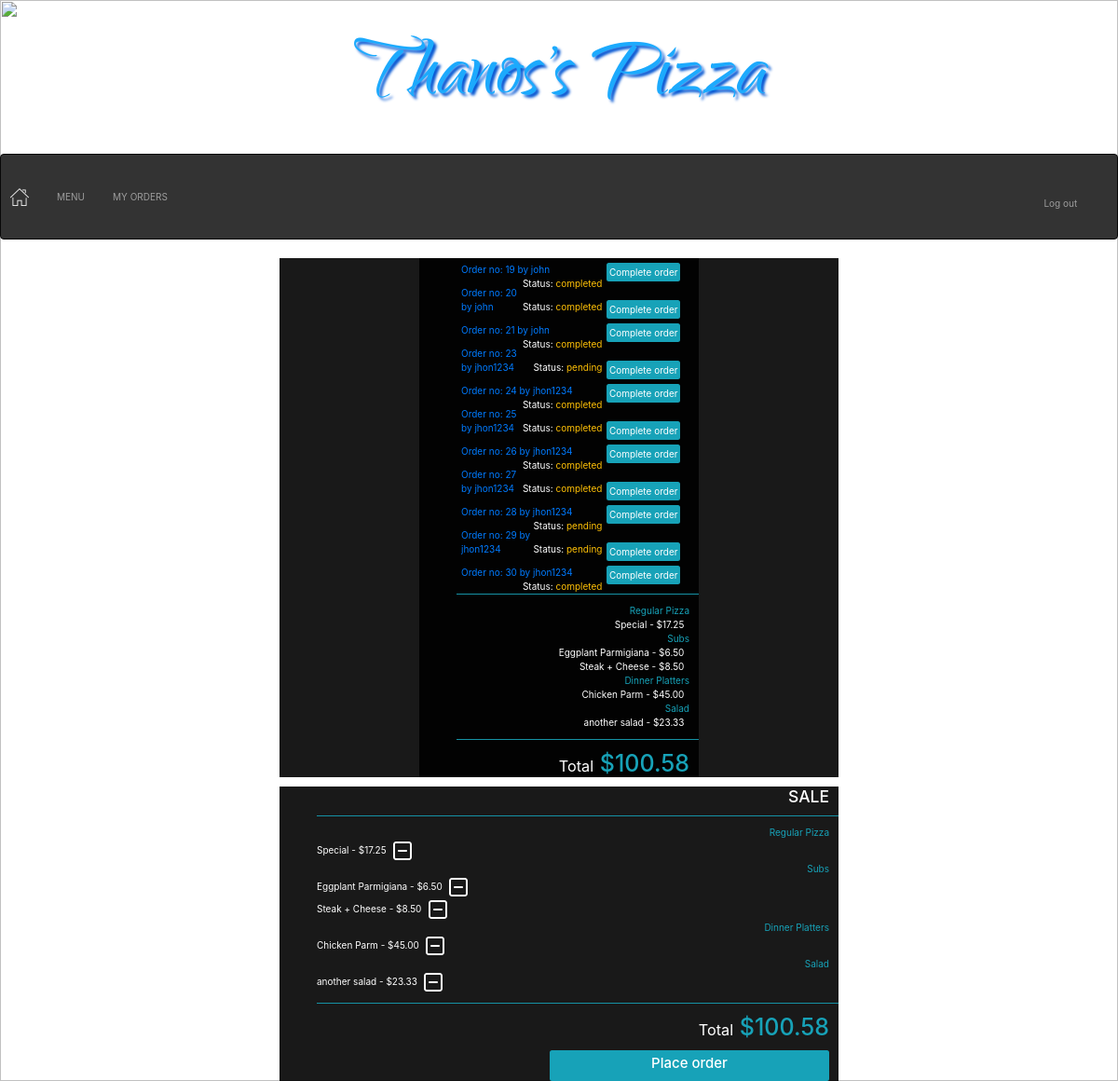
/orders_manager/john/19, run on the app's committed database.
### orders/models.py (models this page shows, shortened)
class User_order(models.Model):
    user=models.ForeignKey(User,on_delete=models.CASCADE)
    order_number=models.IntegerField()
    topping_allowance=models.IntegerField(default=0)
    status=models.CharField(max_length=64,default='initiated')

class Order2(models.Model):
    user=models.ForeignKey(User,on_delete=models.CASCADE)
    number=models.IntegerField()
    category=models.CharField(max_length=64,null=True)
    name=models.CharField(max_length=64)
    price=models.DecimalField(max_digits=4,decimal_places=2)
    def __str__(self):
        return f"{self.name} - ${self.price} "

### orders/views.py (the view)
# urls.py: path("orders_manager/<str:user>/<str:order_number>", views.orders_manager, name="orders_manager"),
def orders_manager(request,user,order_number):
    user=User.objects.get(username=user)
    context = {
        "Checkout":Order2.objects.filter(user=user,number=order_number),
        "Checkout_category":Order2.objects.filter(user=user,number=order_number).values_list('category').distinct(),
        "Total":list(Order2.objects.filter(user=user,number=order_number).aggregate(Sum('price')).values())[0],
        "user":request.user,
        "Category": Category.objects.all(),
        "Order_number":order_number,
        "All_orders":User_order.objects.exclude(status='initiated')
    }
    return render(request,"orders_manager.html",context)

### orders/models.py (called while the page is built)
    def __str__(self):
        return f"{self.name}"

### orders/templates/orders_manager.html
{% extends "layout.html" %}
{% block body%}
    <div id='my_orders_container' class='w-50 mx-auto'>
        <div class=' text-left pr-3'>
            <ul >
                {% for row in All_orders%}
                <li class='p-2' >
                    <a href="{% url 'orders_manager' row.user row.order_number  %}"><span>Order no: {{row.order_number}} by {{row.user}}</span></a>
                    <a href="{% url 'complete_order' row.user row.order_number  %}"><span class='float-right mx-2 p-1 bg-info rounded text-white'>Complete order</span></a>
                    <span class='float-right'>Status: <span class='text-warning'>{{row.status}}</span></span>
                </li>
                {% endfor %}
            </ul>
        </div>
        <ul>
            <hr class='bg-info'>
            {% for check_cat in Checkout_category %}
                <li class='text-info text-right pr-3'>{{check_cat|cut:"("|cut:")"|cut:","|cut:"'"}}</li>
                {% for row in Checkout %}
                {% if row.category == check_cat|cut:"("|cut:")"|cut:","|cut:"'"  %}
                <li class='pr-3 text-right'>{{row}}&nbsp;</li>
                {% endif %}
                {% endfor %}
            {% endfor %}
            <hr class='bg-info'>
            <li class='text-info text-right pr-3 '><h1><small class='text-white'>Total</small> ${{Total|floatformat:2}}</h1></li>
        </ul>
    </div>
{% endblock %}

### orders/templates/layout.html (shortened to what this page needs)
<!DOCTYPE html>
<html style="height:100%">
<head>
    {% load static %}
    <link rel="stylesheet" type="text/css" href="{% static 'styles.css' %}">
    <link rel="stylesheet" href="https://maxcdn.bootstrapcdn.com/bootstrap/4.1.3/css/bootstrap.min.css">
    <link rel="stylesheet" href="https://maxcdn.bootstrapcdn.com/bootstrap/3.4.0/css/bootstrap.min.css">
    <link rel="stylesheet" href="https://stackpath.bootstrapcdn.com/bootstrap/4.2.1/css/bootstrap.min.css">
</head>
<body style="height:100%">
    {% if Category %}
    <p id='logo' class='text-center m-0 weight-bold'><a href="{% url 'index' %}">Thanos's Pizza</a></p>
      {% if not user.is_superuser %}
      <nav class="navbar navbar-inverse navbar-expand-lg" style="background-color: #333;">
          <a  href="{% url 'index' %}"><img src="{% static 'home.png' %}"></a>
          <div class="collapse navbar-collapse" id="navbarNavDropdown">
            <ul class="navbar-nav mr-auto">
              <li class="nav-item dropdown">
                <a class=" navbar-text" href="#" id="navbarDropdownMenuLink" role="button" data-toggle="dropdown" aria-haspopup="true" aria-expanded="false">
                  MENU
                </a>
              </li>
              <li class="nav-item">
                <a  class="navbar-text"  href="{% url 'my_orders' Order_number %}">MY ORDERS</a>
              </li>
            </ul>
            <ul class="navbar-nav ml-auto">
              <a class="navbar-nav ml-auto navbar-text" href="{% url 'logout' %}"> Log out&nbsp;</a>
            </ul>
          </div>
          </nav>
          <div id='center_box' class='w-50  mx-auto  '>
              {% block body%}
              {% endblock %}
          </div>
          <div id='center_box' class='w-50  mx-auto'>
          {% if Checkout_category %}
              <h3 class=' text-right pr-3'>SALE</h3>
              <ul >
                  <hr class='bg-info'>
                  {% for check_cat in Checkout_category %}
                      <li class='text-info text-right pr-3'>{{check_cat|cut:"("|cut:")"|cut:","|cut:"'"}}</li>
                      {% for row in Checkout %}
                      {% if row.category == check_cat|cut:"("|cut:")"|cut:","|cut:"'"  %}
                      <li class='pr-3'>{{row}}&nbsp;<a href="{% url 'delete' row.category row.name row.price %}"><img class='plus rounded' src="{% static 'minus.png' %}"></a></li>
                      {% endif %}
                      {% endfor %}
                  {% endfor %}
                  <hr class='bg-info'>
                  <li class='text-info text-right pr-3 '><h1><small class='text-white'>Total</small> ${{Total|floatformat:2}}</h1></li>
              </ul>
              <a id='place_order'  href="{% url 'my_orders' Order_number %}"><div  class='bg-info w-50 rounded p-2  ml-auto mr-3 text-center text-white '><h4>Place order</h4></div></a>
          {% endif %}
          </div>
      {% endif %}
{% endif %}
</body>
</html>

### orders/static/styles.css (style rules this page uses)
#logo { padding:0px; font-family: webLogo ; font-size: 110px; text-shadow: 3px 3px 3px rgb(5, 87, 211); }
#logo a:link, #place_order:link, #confirm_order:link { color:rgb(28, 170, 253); }
#center_box { background-color: rgba(0, 0, 0, 0.9); color: white; }
li { list-style-type: none; }
#my_orders_container { background-color: rgba(0, 0, 0, 0.9); color: white; }

### data on the page
User_order: order_number "19", user "john", status "completed"
User_order: order_number "20", user "john", status "completed"
User_order: order_number "21", user "john", status "completed"
User_order: order_number "23", user "jhon1234", status "pending"
User_order: order_number "24", user "jhon1234", status "completed"
User_order: order_number "25", user "jhon1234", status "completed"
User_order: order_number "26", user "jhon1234", status "completed"
User_order: order_number "27", user "jhon1234", status "completed"
User_order: order_number "28", user "jhon1234", status "pending"
User_order: order_number "29", user "jhon1234", status "pending"
User_order: order_number "30", user "jhon1234", status "completed"
Order2: name+price "Special - $17.25"
Order2: name+price "Eggplant Parmigiana - $6.50"
Order2: name+price "Steak + Cheese - $8.50"
Order2: name+price "Chicken Parm - $45.00"
Order2: name+price "another salad - $23.33"

### other printed values
{{ check_cat|cut:"("|cut:")"|cut:","|cut:"'" }} "Regular Pizza" "Subs" "Dinner Platters" "Salad"
{{ Total|floatformat:2 }} "100.58"
